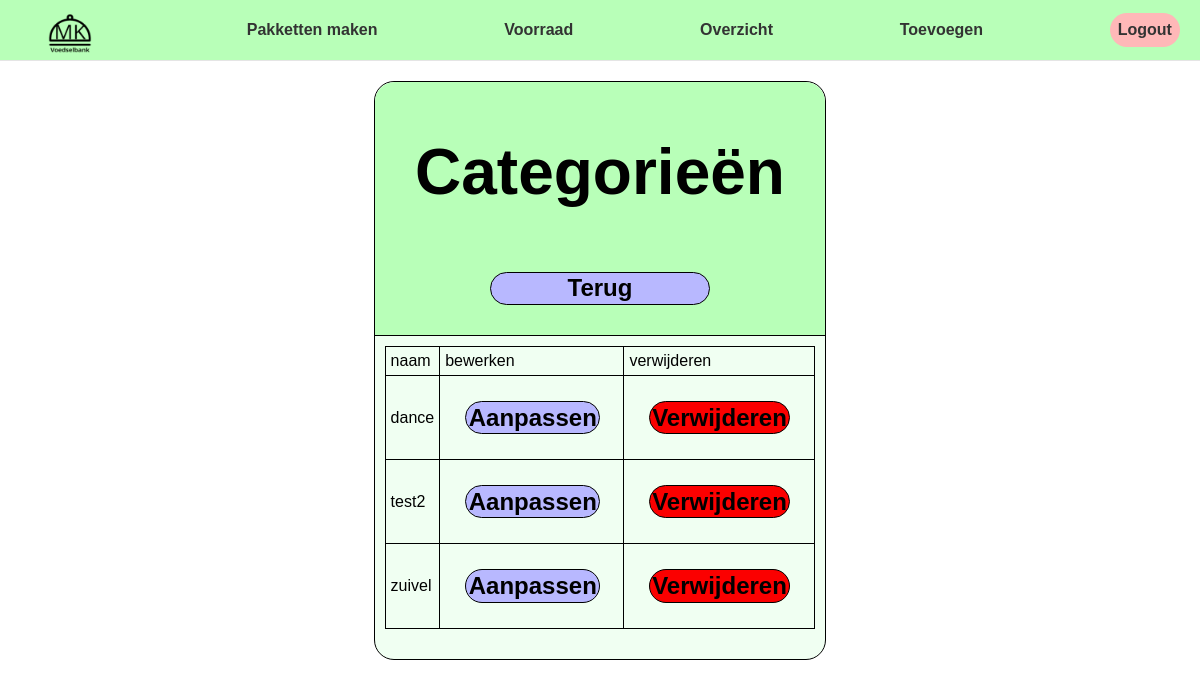
/catagorieën/ (signed in), run on an earlier commit of the app's database.
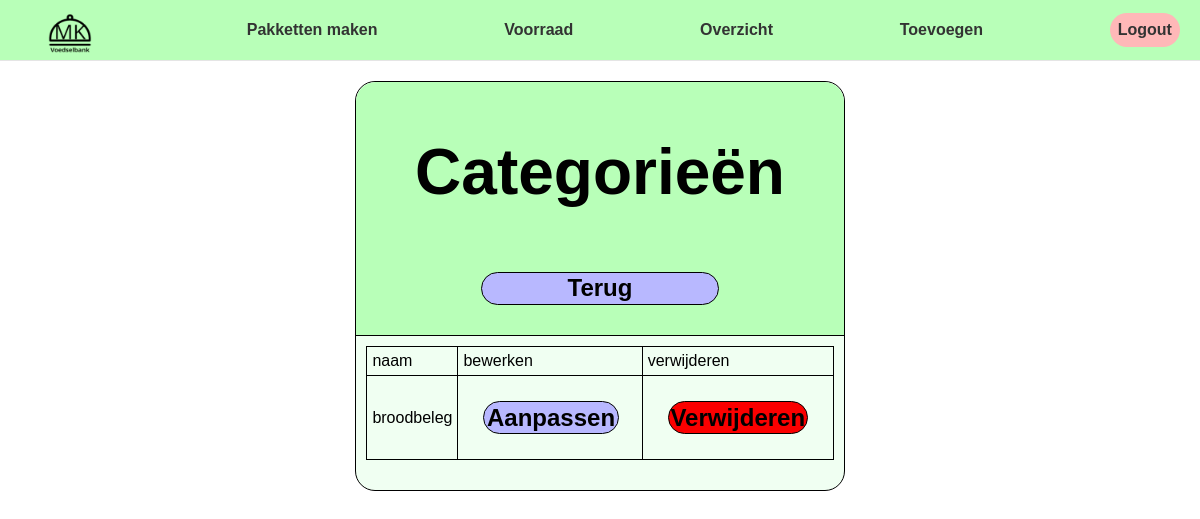
And on a later commit of the database.
### magazijn/models/Categorie.py (models this page shows, shortened)
class Catagorie(models.Model):
        name = models.CharField(max_length=100)
        omschrijving = models.CharField(max_length=100)

### directie/views/catagorieën.py (called while the page is built)
@login_required(login_url='')
def catagorieën(request):
    catagorieën = Catagorie.objects.all()
    context = {'catagorieen': catagorieën}
    return render(request, 'directie/Categorieënoverzicht.html', context)

### templates/directie/Categorieënoverzicht.html (shortened to what this page needs)
{% extends "../base.html" %}
{% load static %}
{% block stylesheets %}
    <link
      type="text/css"
      rel="stylesheet"
      href="../../static/css/overzicht.css"
    />
{% endblock %}
{% block content %}
    <div class="content">
      <div class="categorie">
        <div class="topbar">
          <div class="topbar_title">
            <h1>Categorieën</h1>
          </div>
          <a class="return_btn" href="{% url 'directie-homepage' %}">Terug</a>
        </div>
        <div class="content_tab">
          <div class="table">
            <table class="table">
            <tr class="row">
              <td class="collum"><p>naam</p></td>
              <td class="collum"><p>bewerken</p></td>
              <td class="collum"><p>verwijderen</p></td>
            </tr>
            {% for categorie in catagorieen %}
                {% include "components/Catagorie-item.html" with categorie=categorie %}
            {% endfor %}
          </table>
          </div>
        </div>
      </div>
    </div>
{% endblock %}

### templates/components/Catagorie-item.html (shortened to what this page needs)
{% load static %}
<tr class="row">
    <td class="collum"><p>{{ categorie.name }}</p></td>
    <td class="collum"><a class="btn" href="{% url 'catagorie-aanpassen' id=categorie.id %}"><span>Aanpassen</span><a/></td>
    <td class="collum">
        <a class="rmvbtn" href="{% url 'verwijder-catagorie' id=categorie.id %}"><span>Verwijderen</span></a>
    </td>
</tr>

What changed in the data, as far as the page shows it:
removed Catagorie: name "dance"
removed Catagorie: name "test2"
removed Catagorie: name "zuivel"
added Catagorie: name "broodbeleg"
